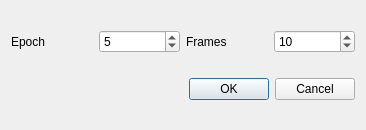
<?xml version="1.0" encoding="UTF-8"?>
<ui version="4.0">
 <class>AugmentationParameter</class>
 <widget class="QDialog" name="AugmentationParameter">
  <property name="geometry">
   <rect>
    <x>0</x>
    <y>0</y>
    <width>366</width>
    <height>130</height>
   </rect>
  </property>
  <property name="windowTitle">
   <string>AugmentationParameter</string>
  </property>
  <layout class="QVBoxLayout" name="verticalLayout_2">
   <item>
    <layout class="QVBoxLayout" name="verticalLayout">
     <item>
      <layout class="QGridLayout" name="gridLayout">
       <item row="0" column="2">
        <widget class="QLabel" name="label_2">
         <property name="text">
          <string>Frames</string>
         </property>
        </widget>
       </item>
       <item row="0" column="1">
        <widget class="QSpinBox" name="sb_epoch">
         <property name="maximum">
          <number>999999999</number>
         </property>
         <property name="value">
          <number>5</number>
         </property>
        </widget>
       </item>
       <item row="0" column="0">
        <widget class="QLabel" name="label">
         <property name="text">
          <string>Epoch</string>
         </property>
        </widget>
       </item>
       <item row="0" column="3">
        <widget class="QSpinBox" name="sb_frames">
         <property name="maximum">
          <number>999999999</number>
         </property>
         <property name="value">
          <number>10</number>
         </property>
        </widget>
       </item>
      </layout>
     </item>
    </layout>
   </item>
   <item>
    <widget class="QDialogButtonBox" name="buttonBox">
     <property name="orientation">
      <enum>Qt::Horizontal</enum>
     </property>
     <property name="standardButtons">
      <set>QDialogButtonBox::Cancel|QDialogButtonBox::Ok</set>
     </property>
    </widget>
   </item>
  </layout>
 </widget>
 <resources/>
 <connections>
  <connection>
   <sender>buttonBox</sender>
   <signal>accepted()</signal>
   <receiver>AugmentationParameter</receiver>
   <slot>accept()</slot>
   <hints>
    <hint type="sourcelabel">
     <x>248</x>
     <y>254</y>
    </hint>
    <hint type="destinationlabel">
     <x>157</x>
     <y>274</y>
    </hint>
   </hints>
  </connection>
  <connection>
   <sender>buttonBox</sender>
   <signal>rejected()</signal>
   <receiver>AugmentationParameter</receiver>
   <slot>reject()</slot>
   <hints>
    <hint type="sourcelabel">
     <x>316</x>
     <y>260</y>
    </hint>
    <hint type="destinationlabel">
     <x>286</x>
     <y>274</y>
    </hint>
   </hints>
  </connection>
 </connections>
</ui>
